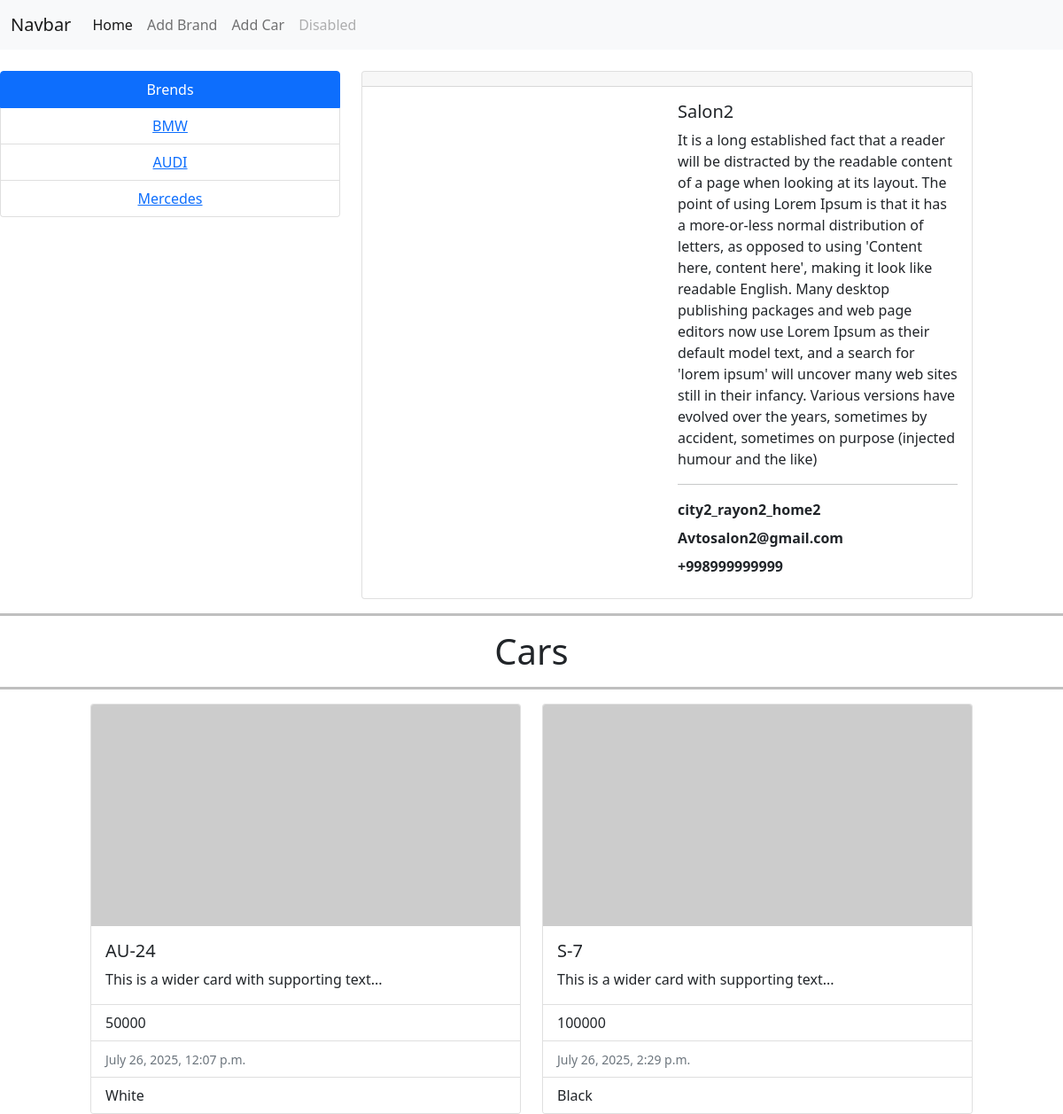
Page /app1/salon/2/ on the committed database.
### configapp/models.py (models this page shows, shortened)
class Brand(models.Model):
    title=models.CharField(max_length=50)
    create_ed=models.DateTimeField(auto_now_add=True)
    update_ed=models.DateTimeField(auto_now_add=True)
    context=models.TextField()

class Avtosalon(models.Model):
    title=models.CharField(max_length=50)
    context=models.TextField()
    email=models.CharField(max_length=50)
    phone=models.CharField(max_length=15)
    address=models.CharField(max_length=60)
    image = models.ImageField(upload_to='photo/%Y/%m/%d/')

class Car(models.Model):
    salon=models.ForeignKey(Avtosalon,on_delete=models.CASCADE)
    brand=models.ForeignKey(Brand,on_delete=models.CASCADE)
    model=models.CharField(max_length=20)
    price=models.IntegerField()
    year=models.DateTimeField()
    color=models.CharField(max_length=10)

### configapp/views.py (the view)
# urls.py: path("salon/<int:pk>/",salonlar,name='salon'),
def salonlar(request,pk):
    car=Car.objects.filter(salon_id=pk)
    brand=Brand.objects.all()
    salon=Avtosalon.objects.get(pk=pk)
    context={
        "car":car,
        "brand":brand,
        "salon":salon
    }
    return render(request,"salon.html",context=context)

### configapp/templates/salon.html (shortened to what this page needs)
<!DOCTYPE html>
<html lang="en">
<head>
</head>
<body>
<nav class="navbar navbar-expand-lg navbar-light bg-light">
  <div class="container-fluid">
    <a class="navbar-brand" href="#">Navbar</a>
    <div class="collapse navbar-collapse" id="navbarNav">
      <ul class="navbar-nav">
        <li class="nav-item">
          <a class="nav-link active" aria-current="page" href="{% url 'home' %}">Home</a>
        </li>
        <li class="nav-item">
          <a class="nav-link" href="{% url 'add_brand' %}">Add Brand</a>
        </li>
        <li class="nav-item">
          <a class="nav-link" href="{% url 'add_car' %}">Add Car</a>
        </li>
        <li class="nav-item">
          <a class="nav-link disabled" href="#" tabindex="-1" aria-disabled="true">Disabled</a>
        </li>
      </ul>
    </div>
  </div>
</nav>
<div class="row">
    <div class="col-4">
        <ul class="list-group text-center mt-4">
          <li class="list-group-item active" aria-current="true">Brends</li>
            {%for item in brand%}
            <li class="list-group-item"><a href="{% url 'brand' pk=item.pk%}">{{item.title}}</a></li>
            {% endfor%}
        </ul>
    </div>
    <div class="col-7">
        <div class="card mt-4 ">
            <div class="card-header ">
            </div>
            <div class="card-body">
                <div class="row">
                    <div class="col-6">
                    </div>
                    <div class="col-6">
                        <h5 class="card-title">{{salon.title}}</h5>
                        <p class="card-text">{{salon.context}}</p>
                        <hr>
                        <p class="card-title"><strong>{{salon.address}}</strong></p>
                        <p class="card-title"><strong>{{salon.email}}</strong></p>
                        <p class="card-title"><strong>{{salon.phone}}</strong></p>
                    </div>
                </div>
            </div>
        </div>
    </div>
</div>
<hr style="height: 3px; background-color: #000; border: none;">
<h1 class="text-center">Cars</h1>
<hr style="height: 3px; background-color: #000; border: none;">
<div class="row justify-content-center">
    {% for item in car %}
    <div class="col-5 ">
        <div class="card">
            <img src="https://picsum.photos/200" class="card-img-top" alt="..." width="300" height="250">
            <div class="card-body">
              <h5 class="card-title">{{ item.model }}</h5>
              <p class="card-text">This is a wider card with supporting text...</p>
            </div>
            <ul class="list-group list-group-flush">
              <li class="list-group-item">{{ item.price }}</li>
              <li class="list-group-item"><small class="text-muted">{{ item.year }}</small></li>
              <li class="list-group-item">{{ item.color }}</li>
            </ul>
          </div>
        </div>
    {% endfor %}
</div>
<link href="https://cdn.jsdelivr.net/npm/bootstrap@5.0.2/dist/css/bootstrap.min.css" rel="stylesheet">
</body>
</html>

### rows in the picture
Brand: title "BMW"
Brand: title "AUDI"
Brand: title "Mercedes"
Avtosalon: title "Salon2", context "It is a long established fact that a reader will be distracted by the readable content of a page when looking at its layout. The point of using Lorem Ipsum is that it has a more-or-less normal distribution of letters, as opposed to using 'Content here, content here', making it look like readable English. Many desktop publishing packages and web page editors now use Lorem Ipsum as their default model text, and a search for 'lorem ipsum' will uncover many web sites still in their infancy. Various versions have evolved over the years, sometimes by accident, sometimes on purpose (injected humour and the like)", address "city2_rayon2_home2", email "Avtosalon2@gmail.com", phone "+998999999999"
Car: model "AU-24", price "50000", year "July 26, 2025, 12:07 p.m.", color "White"
Car: model "S-7", price "100000", year "July 26, 2025, 2:29 p.m.", color "Black"
